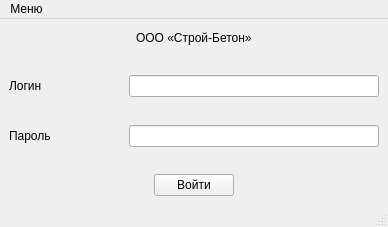
<?xml version="1.0" encoding="UTF-8"?>
<ui version="4.0">
 <class>Auth</class>
 <widget class="QMainWindow" name="Auth">
  <property name="geometry">
   <rect>
    <x>0</x>
    <y>0</y>
    <width>388</width>
    <height>227</height>
   </rect>
  </property>
  <property name="font">
   <font>
    <pointsize>9</pointsize>
   </font>
  </property>
  <property name="windowTitle">
   <string>Вход</string>
  </property>
  <widget class="QWidget" name="centralwidget">
   <layout class="QVBoxLayout" name="verticalLayout">
    <item>
     <layout class="QHBoxLayout" name="horizontalLayout_4">
      <item>
       <spacer name="horizontalSpacer">
        <property name="orientation">
         <enum>Qt::Horizontal</enum>
        </property>
        <property name="sizeHint" stdset="0">
         <size>
          <width>40</width>
          <height>20</height>
         </size>
        </property>
       </spacer>
      </item>
      <item>
       <widget class="QLabel" name="label_3">
        <property name="maximumSize">
         <size>
          <width>16777215</width>
          <height>100</height>
         </size>
        </property>
        <property name="text">
         <string>ООО «Строй-Бетон»</string>
        </property>
       </widget>
      </item>
      <item>
       <spacer name="horizontalSpacer_2">
        <property name="orientation">
         <enum>Qt::Horizontal</enum>
        </property>
        <property name="sizeHint" stdset="0">
         <size>
          <width>40</width>
          <height>20</height>
         </size>
        </property>
       </spacer>
      </item>
     </layout>
    </item>
    <item>
     <spacer name="verticalSpacer_2">
      <property name="orientation">
       <enum>Qt::Vertical</enum>
      </property>
      <property name="sizeHint" stdset="0">
       <size>
        <width>20</width>
        <height>40</height>
       </size>
      </property>
     </spacer>
    </item>
    <item>
     <layout class="QHBoxLayout" name="horizontalLayout_2">
      <item>
       <widget class="QLabel" name="label">
        <property name="sizePolicy">
         <sizepolicy hsizetype="Fixed" vsizetype="Fixed">
          <horstretch>0</horstretch>
          <verstretch>0</verstretch>
         </sizepolicy>
        </property>
        <property name="minimumSize">
         <size>
          <width>100</width>
          <height>0</height>
         </size>
        </property>
        <property name="text">
         <string>Логин</string>
        </property>
       </widget>
      </item>
      <item>
       <spacer name="horizontalSpacer_5">
        <property name="orientation">
         <enum>Qt::Horizontal</enum>
        </property>
        <property name="sizeHint" stdset="0">
         <size>
          <width>40</width>
          <height>20</height>
         </size>
        </property>
       </spacer>
      </item>
      <item>
       <widget class="QLineEdit" name="lineEdit">
        <property name="minimumSize">
         <size>
          <width>250</width>
          <height>0</height>
         </size>
        </property>
       </widget>
      </item>
     </layout>
    </item>
    <item>
     <spacer name="verticalSpacer_3">
      <property name="orientation">
       <enum>Qt::Vertical</enum>
      </property>
      <property name="sizeHint" stdset="0">
       <size>
        <width>20</width>
        <height>40</height>
       </size>
      </property>
     </spacer>
    </item>
    <item>
     <layout class="QHBoxLayout" name="horizontalLayout">
      <item>
       <widget class="QLabel" name="label_2">
        <property name="sizePolicy">
         <sizepolicy hsizetype="Fixed" vsizetype="Fixed">
          <horstretch>0</horstretch>
          <verstretch>0</verstretch>
         </sizepolicy>
        </property>
        <property name="minimumSize">
         <size>
          <width>100</width>
          <height>0</height>
         </size>
        </property>
        <property name="text">
         <string>Пароль</string>
        </property>
       </widget>
      </item>
      <item>
       <spacer name="horizontalSpacer_6">
        <property name="orientation">
         <enum>Qt::Horizontal</enum>
        </property>
        <property name="sizeHint" stdset="0">
         <size>
          <width>40</width>
          <height>20</height>
         </size>
        </property>
       </spacer>
      </item>
      <item>
       <widget class="QLineEdit" name="lineEdit_2">
        <property name="minimumSize">
         <size>
          <width>250</width>
          <height>0</height>
         </size>
        </property>
       </widget>
      </item>
     </layout>
    </item>
    <item>
     <spacer name="verticalSpacer">
      <property name="orientation">
       <enum>Qt::Vertical</enum>
      </property>
      <property name="sizeHint" stdset="0">
       <size>
        <width>20</width>
        <height>40</height>
       </size>
      </property>
     </spacer>
    </item>
    <item>
     <layout class="QHBoxLayout" name="horizontalLayout_3">
      <item>
       <spacer name="horizontalSpacer_3">
        <property name="orientation">
         <enum>Qt::Horizontal</enum>
        </property>
        <property name="sizeHint" stdset="0">
         <size>
          <width>40</width>
          <height>20</height>
         </size>
        </property>
       </spacer>
      </item>
      <item>
       <widget class="QPushButton" name="pushButton">
        <property name="text">
         <string>Войти</string>
        </property>
       </widget>
      </item>
      <item>
       <spacer name="horizontalSpacer_4">
        <property name="orientation">
         <enum>Qt::Horizontal</enum>
        </property>
        <property name="sizeHint" stdset="0">
         <size>
          <width>40</width>
          <height>20</height>
         </size>
        </property>
       </spacer>
      </item>
     </layout>
    </item>
   </layout>
  </widget>
  <widget class="QMenuBar" name="menubar">
   <property name="geometry">
    <rect>
     <x>0</x>
     <y>0</y>
     <width>388</width>
     <height>25</height>
    </rect>
   </property>
   <widget class="QMenu" name="menu">
    <property name="title">
     <string>Меню</string>
    </property>
    <addaction name="action"/>
   </widget>
   <addaction name="menu"/>
  </widget>
  <widget class="QStatusBar" name="statusbar">
   <property name="font">
    <font>
     <pointsize>9</pointsize>
    </font>
   </property>
  </widget>
  <action name="action">
   <property name="text">
    <string>Выход</string>
   </property>
  </action>
 </widget>
 <resources/>
 <connections/>
</ui>
